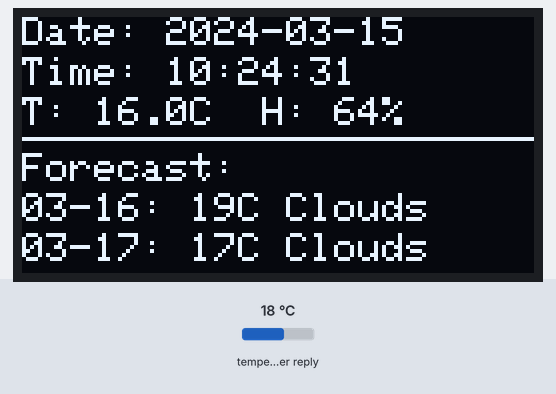
Recording of a sketch running on a simulated Raspberry Pi Pico W. On the bench: 128×64 one-colour display. The inputs (shaded band) are chosen by the test bench; at power-on: temperature in the weather reply 18 °C. WiFi joins after 1.5 s; servers stay silent unless stated; network time is answered at once with the bench clock; the local clock reads 2024-03-15 10:24:30 at power-on unless the sketch sets it; web services answer with replies made up by the test bench; what the sketch prints to the serial monitor is not drawn.

Above: at 1.9 s.
At 6.4 s:
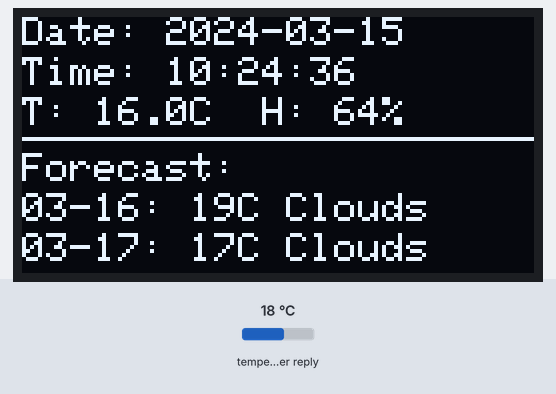
At 11.4 s:
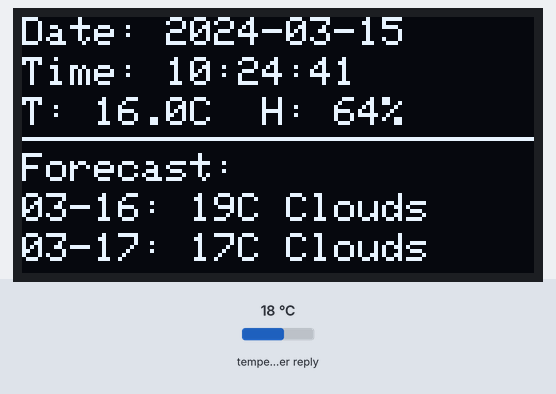
At 20.4 s:
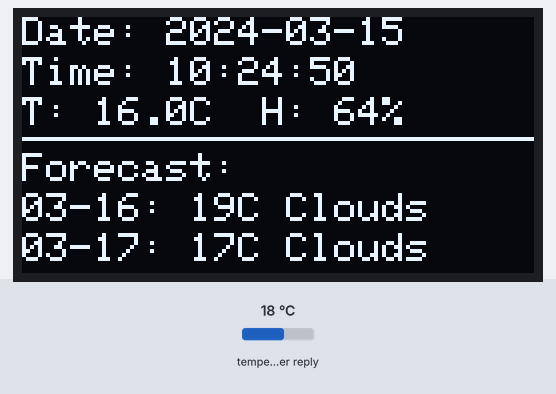
At 27.4 s:
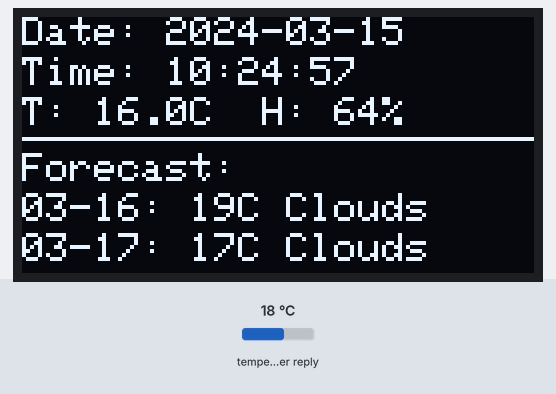
At 38.4 s:
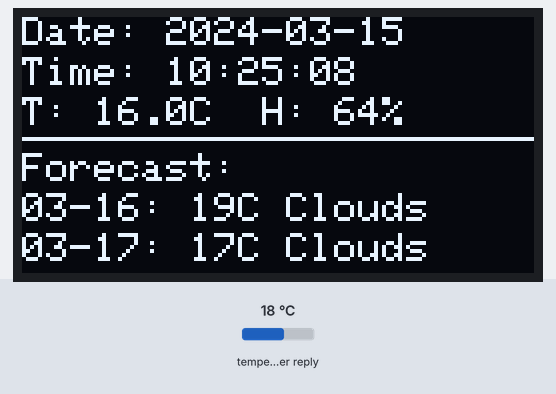

Measured:
- what the display in image 0 shows lasts 0.5 s, from 1.9 s to 2.4 s
- what the display in image 1 shows lasts 1.0 s, from 6.4 s to 7.4 s

The sketch:

forecast.ino
```cpp
#include <WiFi.h>
#include <HTTPClient.h>
#include <ArduinoJson.h>
#include <Adafruit_GFX.h>
#include <Adafruit_SSD1306.h>
#include <NTPClient.h>
#include <WiFiUdp.h>
#include <time.h>

// 1. 設定 WiFi 與 API
const char* ssid = "iSpan-R309";
const char* password = "66316588";
String apiKey = "68c35f7a096fa892c724634f0dc30e0a";
String city = "Taipei,TW";

// 2. OLED 設定 (根據你的引腳設定)
#define SCREEN_WIDTH 128
#define SCREEN_HEIGHT 64
Adafruit_SSD1306 display(SCREEN_WIDTH, SCREEN_HEIGHT, &Wire, -1);

// 3. 時間與排程設定
WiFiUDP ntpUDP;
NTPClient timeClient(ntpUDP, "pool.ntp.org", 28800); // UTC+8

unsigned long lastTimeRefresh = 0;
unsigned long lastWeatherUpdate = 0;
const long weatherInterval = 1800000; // 每 30 分鐘更新一次天氣 API

// 4. 天氣資訊全域變數 (用來儲存抓取到的資料)
float curTemp = 0.0, forTemp1 = 0.0, forTemp2 = 0.0;
int curHum = 0;
String forDate1 = "--", forDate2 = "--", forWeather1 = "--", forWeather2 = "--";

void setup() {
  Serial.begin(115200);

  // 初始化 I2C
  Wire.setSDA(4);
  Wire.setSCL(5);

  if(!display.begin(SSD1306_SWITCHCAPVCC, 0x3C)) {
    Serial.println("SSD1306 allocation failed");
    for(;;);
  }

  display.clearDisplay();
  display.setTextColor(SSD1306_WHITE);
  display.setCursor(0, 0);
  display.println("Connecting WiFi...");
  display.display();

  WiFi.mode(WIFI_STA);
  WiFi.begin(ssid, password);

  while (WiFi.status() != WL_CONNECTED) {
    delay(500);
    display.print(".");
    display.display();
  }

  timeClient.begin();
  updateWeatherData(); // 啟動時先抓一次天氣
}

void loop() {
  timeClient.update();
  unsigned long currentMillis = millis();

  // 每 500 毫秒重新繪製一次螢幕 (保持時間即時)
  if (currentMillis - lastTimeRefresh >= 500) {
    lastTimeRefresh = currentMillis;
    refreshDisplay();
  }

  // 定期抓取天氣資料 (不影響時間顯示)
  if (currentMillis - lastWeatherUpdate >= weatherInterval) {
    lastWeatherUpdate = currentMillis;
    updateWeatherData();
  }
}

// 負責從 API 抓取數據並存入變數
void updateWeatherData() {
  if (WiFi.status() != WL_CONNECTED) return;

  HTTPClient http;
  WiFiClient client;
  String url = "http://api.openweathermap.org/data/2.5/forecast?q=" + city + "&units=metric&cnt=25&appid=" + apiKey;

  http.begin(client, url);
  int httpCode = http.GET();

  if (httpCode == 200) {
    String payload = http.getString();
    JsonDocument doc;
    DeserializationError error = deserializeJson(doc, payload);
    if (error) return;

    // 儲存現在天氣 (取 list 第一筆)
    curTemp = doc["list"][0]["main"]["temp"];
    curHum = doc["list"][0]["main"]["humidity"];

    // 儲存預報 (取第 8 筆與第 16 筆，約 24h 與 48h 後)
    forDate1 = doc["list"][8]["dt_txt"].as<String>().substring(5, 10);
    forTemp1 = doc["list"][8]["main"]["temp"];
    forWeather1 = doc["list"][8]["weather"][0]["main"].as<String>();

    forDate2 = doc["list"][16]["dt_txt"].as<String>().substring(5, 10);
    forTemp2 = doc["list"][16]["main"]["temp"];
    forWeather2 = doc["list"][16]["weather"][0]["main"].as<String>();

    Serial.println("Weather Updated!");
  }
  http.end();
}

// 負責把目前所有的資料畫在 OLED 上
void refreshDisplay() {
  display.clearDisplay();
  display.setTextSize(1);

  // --- 1. 處理日期與即時時間 ---
  time_t rawtime = timeClient.getEpochTime();
  struct tm * ti = localtime(&rawtime);
  char dateBuf[12];
  sprintf(dateBuf, "%04d-%02d-%02d", ti->tm_year + 1900, ti->tm_mon + 1, ti->tm_mday);

  display.setCursor(0, 0);
  display.print("Date: "); display.println(dateBuf);

  display.setCursor(0, 10);
  display.print("Time: ");
  display.println(timeClient.getFormattedTime());

  // --- 2. 顯示即時天氣 (之前抓好的變數) ---
  display.setCursor(0, 20);
  display.print("T: "); display.print(curTemp, 1);
  display.print("C  H: "); display.print(curHum); display.println("%");

  display.drawFastHLine(0, 30, 128, WHITE);

  // --- 3. 預報部分 ---
  display.setCursor(0, 34);
  display.println("Forecast:");

  // 第一筆預報
  display.setCursor(0, 44);
  display.print(forDate1); display.print(": ");
  display.print(forTemp1, 0); display.print("C "); display.println(forWeather1);

  // 第二筆預報
  display.setCursor(0, 54);
  display.print(forDate2); display.print(": ");
  display.print(forTemp2, 0); display.print("C "); display.println(forWeather2);

  display.display();
}
```
